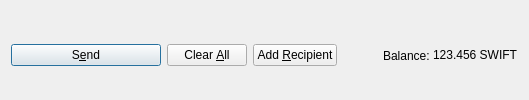
         <widget class="QFrame" name="frame_Send">
          <layout class="QHBoxLayout" name="horizontalLayout">
           <property name="bottomMargin">
            <number>0</number>
           </property>
           <item>
            <widget class="QPushButton" name="sendButton">
             <property name="minimumSize">
              <size>
               <width>150</width>
               <height>0</height>
              </size>
             </property>
             <property name="toolTip">
              <string>Confirm the send action</string>
             </property>
             <property name="text">
              <string>S&amp;end</string>
             </property>
             <property name="icon">
              <iconset resource="../swiftcash.qrc">
               <normaloff>:/icons/send</normaloff>:/icons/send</iconset>
             </property>
             <property name="autoDefault">
              <bool>false</bool>
             </property>
             <property name="default">
              <bool>true</bool>
             </property>
            </widget>
           </item>
           <item>
            <widget class="QPushButton" name="clearButton">
             <property name="sizePolicy">
              <sizepolicy hsizetype="Minimum" vsizetype="Fixed">
               <horstretch>0</horstretch>
               <verstretch>0</verstretch>
              </sizepolicy>
             </property>
             <property name="toolTip">
              <string>Clear all fields of the form.</string>
             </property>
             <property name="text">
              <string>Clear &amp;All</string>
             </property>
             <property name="icon">
              <iconset resource="../swiftcash.qrc">
               <normaloff>:/icons/remove</normaloff>:/icons/remove</iconset>
             </property>
             <property name="autoDefault">
              <bool>false</bool>
             </property>
            </widget>
           </item>
           <item>
            <widget class="QPushButton" name="addButton">
             <property name="toolTip">
              <string>Send to multiple recipients at once</string>
             </property>
             <property name="text">
              <string>Add &amp;Recipient</string>
             </property>
             <property name="icon">
              <iconset resource="../swiftcash.qrc">
               <normaloff>:/icons/add</normaloff>:/icons/add</iconset>
             </property>
             <property name="autoDefault">
              <bool>false</bool>
             </property>
            </widget>
           </item>
           <item>
            <spacer name="horizontalSpacer">
             <property name="orientation">
              <enum>Qt::Horizontal</enum>
             </property>
             <property name="sizeHint" stdset="0">
              <size>
               <width>40</width>
               <height>20</height>
              </size>
             </property>
            </spacer>
           </item>
           <item>
            <layout class="QHBoxLayout" name="horizontalLayout_2">
             <property name="spacing">
              <number>3</number>
             </property>
             <item>
              <widget class="QLabel" name="label">
               <property name="text">
                <string>Balance:</string>
               </property>
              </widget>
             </item>
             <item>
              <widget class="QLabel" name="labelBalance">
               <property name="sizePolicy">
                <sizepolicy hsizetype="Preferred" vsizetype="Fixed">
                 <horstretch>0</horstretch>
                 <verstretch>0</verstretch>
                </sizepolicy>
               </property>
               <property name="cursor">
                <cursorShape>IBeamCursor</cursorShape>
               </property>
               <property name="text">
                <string notr="true">123.456 SWIFT</string>
               </property>
               <property name="textInteractionFlags">
                <set>Qt::LinksAccessibleByMouse|Qt::TextSelectableByKeyboard|Qt::TextSelectableByMouse</set>
               </property>
              </widget>
             </item>
            </layout>
           </item>
          </layout>
         </widget>
